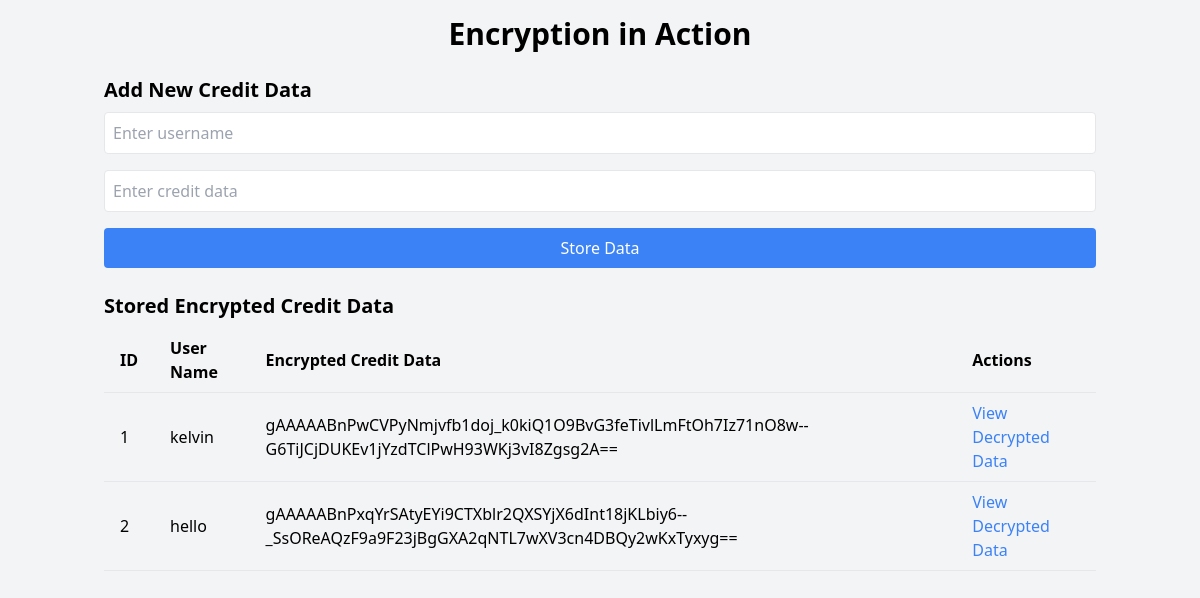
The page / on the database its author committed.
### tables this page shows
CREATE TABLE user_credits (
            id INTEGER PRIMARY KEY AUTOINCREMENT,
            user_name TEXT NOT NULL,
            credit_data TEXT NOT NULL
        );

### main.py (the view)
@app.get("/", response_class=HTMLResponse)
async def home(request: Request):
    conn = get_db_connection()
    cursor = conn.cursor()
    cursor.execute("SELECT id, user_name, credit_data FROM user_credits")
    rows = cursor.fetchall()
    conn.close()
    return templates.TemplateResponse("index.html", {"request": request, "rows": rows})

### templates/index.html (shortened to what this page needs)
<!DOCTYPE html>
<html lang="en">
<head>
    <link href="https://cdn.jsdelivr.net/npm/tailwindcss@2.2.19/dist/tailwind.min.css" rel="stylesheet" />
</head>
<body class="bg-gray-100">
    <div class="container mx-auto p-4">
        <h1 class="text-3xl font-bold text-center mb-6">Encryption in Action</h1>
        <div class="mb-6">
            <h2 class="text-xl font-semibold mb-2">Add New Credit Data</h2>
            <form action="/store_credit_data/" method="POST" class="space-y-4">
                <input type="text" name="user_name" placeholder="Enter username" class="border p-2 rounded w-full" required />
                <input type="text" name="credit_data" placeholder="Enter credit data" class="border p-2 rounded w-full" required />
                <button type="submit" class="bg-blue-500 text-white px-4 py-2 rounded w-full">Store Data</button>
            </form>
        </div>
        <div class="mt-6">
            <h2 class="text-xl font-semibold mb-2">Stored Encrypted Credit Data</h2>
            <table class="table-auto w-full text-left border-collapse">
                <thead>
                    <tr>
                        <th class="border-b px-4 py-2">ID</th>
                        <th class="border-b px-4 py-2">User Name</th>
                        <th class="border-b px-4 py-2">Encrypted Credit Data</th>
                        <th class="border-b px-4 py-2">Actions</th>
                    </tr>
                </thead>
                <tbody>
                    {% for row in rows %}
                        <tr>
                            <td class="border-b px-4 py-2">{{ row['id'] }}</td>
                            <td class="border-b px-4 py-2">{{ row['user_name'] }}</td>
                            <td class="border-b px-4 py-2">{{ row['credit_data'] }}</td>
                            <td class="border-b px-4 py-2">
                                <a href="/get_credit_data/{{ row['user_name'] }}" class="text-blue-500">View Decrypted Data</a>
                            </td>
                        </tr>
                    {% endfor %}
                </tbody>
            </table>
        </div>
    </div>
</body>
</html>

### rows shown on the page
user_credits: id "1", user_name "kelvin", credit_data "gAAAAABnPwCVPyNmjvfb1doj_k0kiQ1O9BvG3feTivlLmFtOh7Iz71nO8w--G6TiJCjDUKEv1jYzdTClPwH93WKj3vI8Zgsg2A=="
user_credits: id "2", user_name "hello", credit_data "gAAAAABnPxqYrSAtyEYi9CTXblr2QXSYjX6dInt18jKLbiy6--_SsOReAQzF9a9F23jBgGXA2qNTL7wXV3cn4DBQy2wKxTyxyg=="
